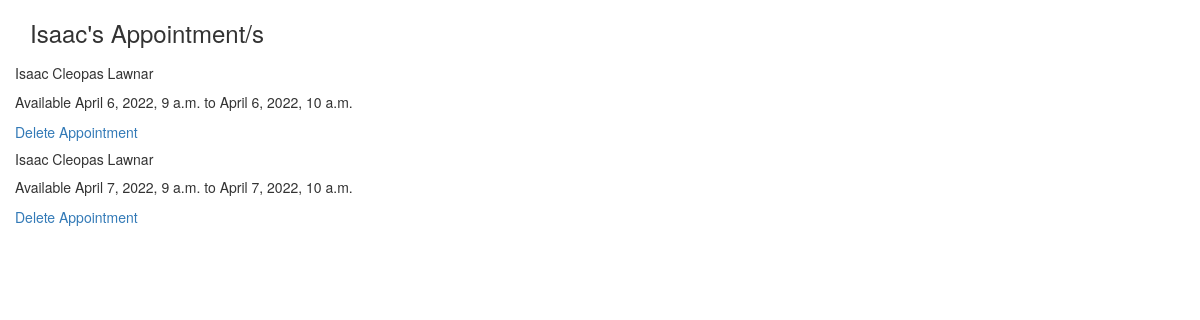
The page /therapist/appointment/ (signed in) on the database its author committed.
### accounts/models.py (models this page shows, shortened)
class User(AbstractUser):
    username = None
    role = models.CharField(max_length=100, error_messages={
        'required': "Role must be provided"
    })
    gender = models.CharField(max_length=10, blank=True, null=True, default="")
    age = models.CharField(max_length=5, blank=True, null=True, default="")
    email = models.EmailField(unique=True, blank=False,
                              error_messages={
                                  'unique': "A user with that email already exists.",
                              })
    phone_number = models.CharField(unique=True, blank=True, null=True, max_length=20,
                                    error_messages={
                                        'unique': "A user with that phone number already exists."
                                    })
    USERNAME_FIELD = "email"
    REQUIRED_FIELDS = []
    objects = UserManager()

### appointment/models.py (models this page shows, shortened)
class Appointment(models.Model):
    user = models.ForeignKey(User, on_delete=models.CASCADE)
    full_name = models.CharField(max_length=100)
    created_at = models.DateTimeField(default=timezone.now)
    start_time = models.DateTimeField(default=timezone.now)
    end_time = models.DateTimeField(default=timezone.now)
    status = models.TextField(default='PENDING')

### appointment/views.py (the view)
# urls.py: path('therapist/appointment/', AppointmentListView.as_view(), name='therapist-appointment'),
class AppointmentListView(ListView):
    model = Appointment
    template_name = 'appointment/appointment.html'
    context_object_name = 'appointment'
    @method_decorator(login_required(login_url=reverse_lazy('accounts:login')))
    @method_decorator(user_is_therapist)
    def dispatch(self, request, *args, **kwargs):
        return super().dispatch(self.request, *args, **kwargs)
    def get_queryset(self):
        return self.model.objects.filter(user_id=self.request.user.id).order_by('-id')

### templates/appointment/appointment.html (shortened to what this page needs)
{% extends 'base.html' %}
{% load static %}
{% block content %}
    <section>
    <div class="container">
            <h3>{{ request.user.first_name }}'s Appointment/s</h3>
      <div class="row">
          {% for apt in appointment %}
              <div >
                <h5>{{ apt.full_name }}</h5>
                  <p>Available {{ apt.start_time }} to {{ apt.end_time }}</p>
                  <p>
                      <a href="{% url 'appointment:delete-appointment' apt.id %}">Delete Appointment</a>
                  </p>
              </div>
          {% endfor %}
      </div>
    </div>
  </section>
{% endblock %}

### rows shown on the page
User: user.first_name "Isaac"
Appointment: full_name "Isaac Cleopas Lawnar", start_time "April 6, 2022, 9 a.m.", end_time "April 6, 2022, 10 a.m."
Appointment: full_name "Isaac Cleopas Lawnar", start_time "April 7, 2022, 9 a.m.", end_time "April 7, 2022, 10 a.m."
